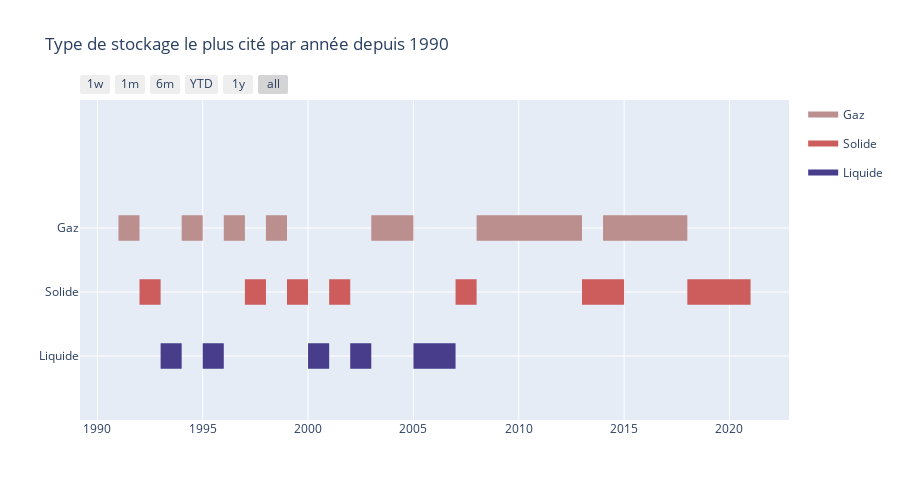

The cell this chart's notebook holds for it:
### Code cell
timeline("Type de stockage le plus cité par année depuis 1990", list_colors, annees, stockages)

### Figure 1 — Plotly figure (JSON) as saved in the notebook; plotly's stock layout.template omitted (floating-point values rounded to 4 significant figures)
{"data": [{"fill": "toself", "fillcolor": "rgb(188, 143, 143)", "hoverinfo": "skip", "legendgroup": "rgb(188, 143, 143)", "mode": "none", "name": "Gaz", "type": "scatter", "x": ["1991", "1992", "1992", "1991", "1991", "1994", "1995", "1995", "1994", "1994", "1996", "1997", "1997", "1996", "1996", "1998", "1999", "1999", "1998", "1998", "2003", "2004", "2004", "2003", "2003", "2004", "2005", "2005", "2004", "2004", "2008", "2009", "2009", "2008", "2008", "2009", "2010", "2010", "2009", "2009", "2010", "2011", "2011", "2010", "2010", "2011", "2012", "2012", "2011", "2011", "2012", "2013", "2013", "2012", "2012", "2014", "2015", "2015", "2014", "2014", "2015", "2016", "2016", "2015", "2015", "2016", "2017", "2017", "2016", "2016", "2017", "2018", "2018", "2017"], "y": [1.8, 1.8, 2.2, 2.2, null, 1.8, 1.8, 2.2, 2.2, null, 1.8, 1.8, 2.2, 2.2, null, 1.8, 1.8, 2.2, 2.2, null, 1.8, 1.8, 2.2, 2.2, null, 1.8, 1.8, 2.2, 2.2, null, 1.8, 1.8, 2.2, 2.2, null, 1.8, 1.8, 2.2, 2.2, null, 1.8, 1.8, 2.2, 2.2, null, 1.8, 1.8, 2.2, 2.2, null, 1.8, 1.8, 2.2, 2.2, null, 1.8, 1.8, 2.2, 2.2, null, 1.8, 1.8, 2.2, 2.2, null, 1.8, 1.8, 2.2, 2.2, null, 1.8, 1.8, 2.2, 2.2]}, {"fill": "toself", "fillcolor": "rgb(205, 92, 92)", "hoverinfo": "skip", "legendgroup": "rgb(205, 92, 92)", "mode": "none", "name": "Solide", "type": "scatter", "x": ["1992", "1993", "1993", "1992", "1992", "1997", "1998", "1998", "1997", "1997", "1999", "2000", "2000", "1999", "1999", "2001", "2002", "2002", "2001", "2001", "2007", "2008", "2008", "2007", "2007", "2013", "2014", "2014", "2013", "2013", "2014", "2015", "2015", "2014", "2014", "2018", "2019", "2019", "2018", "2018", "2019", "2020", "2020", "2019", "2019", "2020", "2021", "2021", "2020"], "y": [0.8, 0.8, 1.2, 1.2, null, 0.8, 0.8, 1.2, 1.2, null, 0.8, 0.8, 1.2, 1.2, null, 0.8, 0.8, 1.2, 1.2, null, 0.8, 0.8, 1.2, 1.2, null, 0.8, 0.8, 1.2, 1.2, null, 0.8, 0.8, 1.2, 1.2, null, 0.8, 0.8, 1.2, 1.2, null, 0.8, 0.8, 1.2, 1.2, null, 0.8, 0.8, 1.2, 1.2]}, {"fill": "toself", "fillcolor": "rgb(72, 61, 139)", "hoverinfo": "skip", "legendgroup": "rgb(72, 61, 139)", "mode": "none", "name": "Liquide", "type": "scatter", "x": ["1993", "1994", "1994", "1993", "1993", "1995", "1996", "1996", "1995", "1995", "2000", "2001", "2001", "2000", "2000", "2002", "2003", "2003", "2002", "2002", "2005", "2006", "2006", "2005", "2005", "2006", "2007", "2007", "2006"], "y": [-0.2, -0.2, 0.2, 0.2, null, -0.2, -0.2, 0.2, 0.2, null, -0.2, -0.2, 0.2, 0.2, null, -0.2, -0.2, 0.2, 0.2, null, -0.2, -0.2, 0.2, 0.2, null, -0.2, -0.2, 0.2, 0.2]}, {"legendgroup": "rgb(188, 143, 143)", "marker": {"color": "rgb(188, 143, 143)", "opacity": 0, "size": 1}, "mode": "markers", "name": "", "showlegend": false, "text": [null, null, null, null, null, null, null, null, null, null, null, null, null, null, null, null, null, null, null, null, null, null, null, null, null, null, null, null, null, null], "type": "scatter", "x": ["1991", "1992", "1994", "1995", "1996", "1997", "1998", "1999", "2003", "2004", "2004", "2005", "2008", "2009", "2009", "2010", "2010", "2011", "2011", "2012", "2012", "2013", "2014", "2015", "2015", "2016", "2016", "2017", "2017", "2018"], "y": [2, 2, 2, 2, 2, 2, 2, 2, 2, 2, 2, 2, 2, 2, 2, 2, 2, 2, 2, 2, 2, 2, 2, 2, 2, 2, 2, 2, 2, 2]}, {"legendgroup": "rgb(205, 92, 92)", "marker": {"color": "rgb(205, 92, 92)", "opacity": 0, "size": 1}, "mode": "markers", "name": "", "showlegend": false, "text": [null, null, null, null, null, null, null, null, null, null, null, null, null, null, null, null, null, null, null, null], "type": "scatter", "x": ["1992", "1993", "1997", "1998", "1999", "2000", "2001", "2002", "2007", "2008", "2013", "2014", "2014", "2015", "2018", "2019", "2019", "2020", "2020", "2021"], "y": [1, 1, 1, 1, 1, 1, 1, 1, 1, 1, 1, 1, 1, 1, 1, 1, 1, 1, 1, 1]}, {"legendgroup": "rgb(72, 61, 139)", "marker": {"color": "rgb(72, 61, 139)", "opacity": 0, "size": 1}, "mode": "markers", "name": "", "showlegend": false, "text": [null, null, null, null, null, null, null, null, null, null, null, null], "type": "scatter", "x": ["1993", "1994", "1995", "1996", "2000", "2001", "2002", "2003", "2005", "2006", "2006", "2007"], "y": [0, 0, 0, 0, 0, 0, 0, 0, 0, 0, 0, 0]}], "layout": {"height": 500, "hovermode": "closest", "showlegend": true, "title": {"text": "Type de stockage le plus cité par année depuis 1990"}, "xaxis": {"rangeselector": {"buttons": [{"count": 7, "label": "1w", "step": "day", "stepmode": "backward"}, {"count": 1, "label": "1m", "step": "month", "stepmode": "backward"}, {"count": 6, "label": "6m", "step": "month", "stepmode": "backward"}, {"count": 1, "label": "YTD", "step": "year", "stepmode": "todate"}, {"count": 1, "label": "1y", "step": "year", "stepmode": "backward"}, {"step": "all"}]}, "showgrid": true, "type": "date", "zeroline": false}, "yaxis": {"autorange": false, "range": [-1, 4], "showgrid": true, "ticktext": ["Liquide", "Solide", "Gaz"], "tickvals": [0, 1, 2], "zeroline": false}}}
